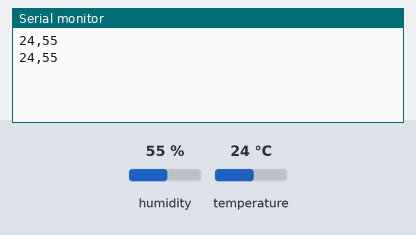
A sketch run on a simulated Arduino Uno, built with avr-gcc and run on an emulated ATmega328P. Shown: the last lines printed to the serial monitor. The inputs (shaded band) are chosen by the test bench; at power-on: humidity 55 %, temperature 24 °C.

Above: at 2.8 s.
2.9 s: humidity set to 22 %
At 5.1 s:
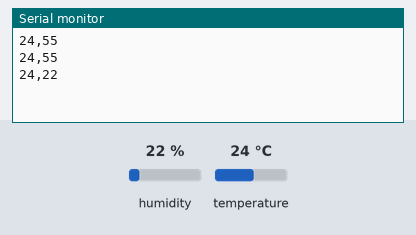
5.6 s: temperature set to 12 °C
At 7.5 s:
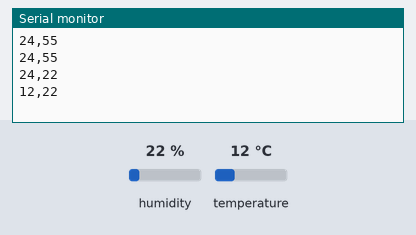
8.3 s: humidity set to 40 %
At 11.1 s:
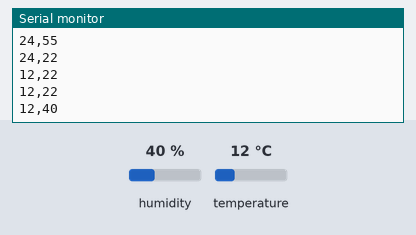
Timing chart, 0 to 12.6 s (numbered marks = the images above; inputs shaded):
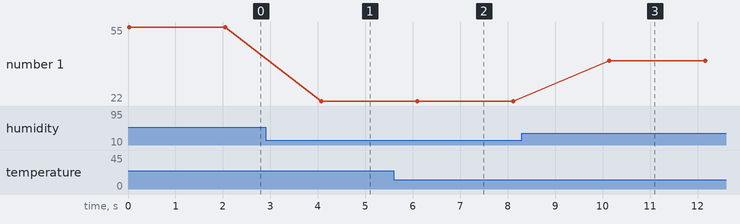

The sketch:

DHT11_Py01.ino
```cpp
//www.elegoo.com
//2016.12.9

#include <SimpleDHT.h>

// for DHT11,
//      VCC: 5V or 3V
//      GND: GND
//      DATA: 2
int pinDHT11 = 2;

SimpleDHT11 dht11;

void setup() {
  Serial.begin(9600);
}

void loop() {

  // read with raw sample data.
  byte temperature = 0;
  byte humidity = 0;
  byte data[40] = {0};
  if (dht11.read(pinDHT11, &temperature, &humidity, data)) {
    Serial.print("Read DHT11 failed");
    return;
  }


  Serial.print(temperature);
  Serial.print(",");
  Serial.print(humidity);
  Serial.println();

  // DHT11 sampling rate is 1HZ.
  delay(2000); //Minimaler Messabstand: 2 sec.
}
```

Measured:
- after the input at 2.9 s, the serial monitor: prints a new line after 1.2 s (image 1)
- after the input at 5.6 s, the serial monitor: prints a new line after 0.49 s (image 2)
- after the input at 8.3 s, the serial monitor: prints a new line after 1.8 s (image 3)
- plotted number 1: 55 → 22 after the input at 2.9 s, 22 → 40 after the input at 8.3 s
